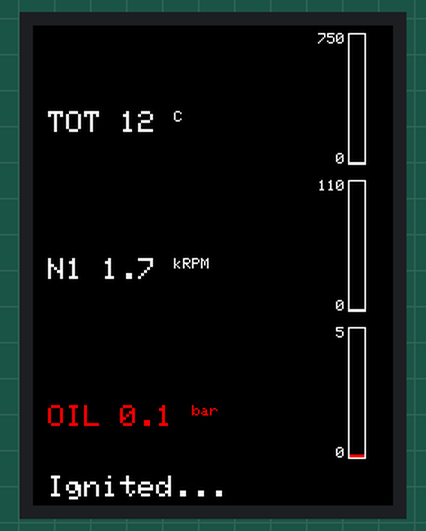
Simulated run of this sketch. Board: ESP32. Parts: 240×320 colour display. Random numbers use the default seed unless the sketch sets one.

Above: at 0.3 s.
At 2.51 s:
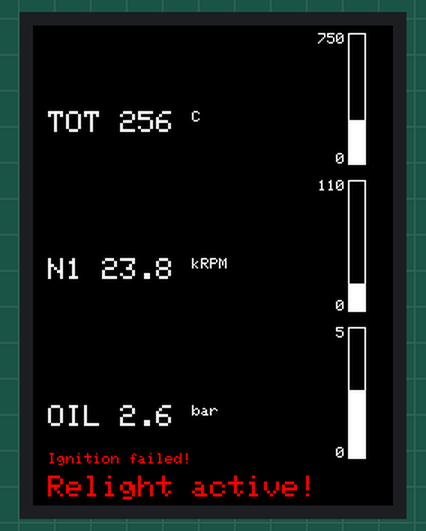
At 4.85 s:
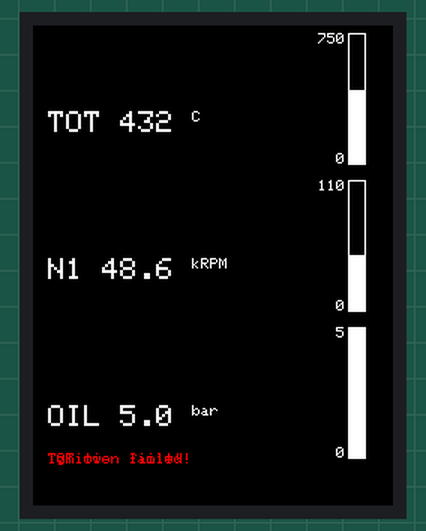
At 9.26 s:
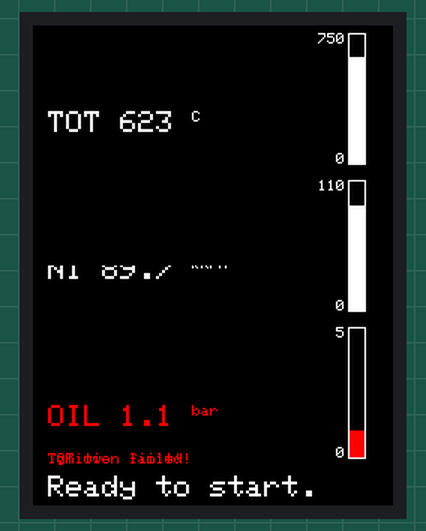
At 19.98 s:
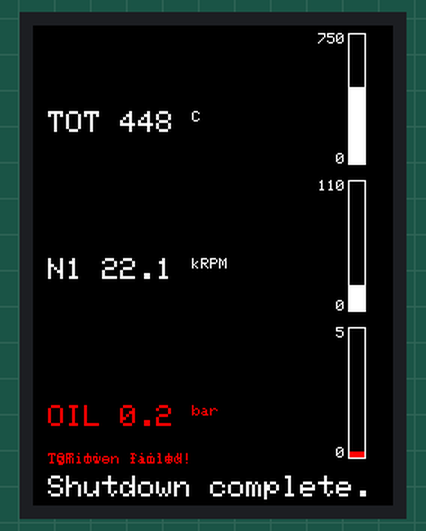
At 39.75 s:
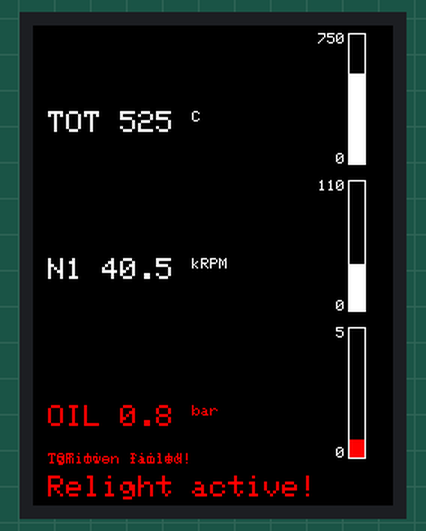

The sketch:

InstrumentEsp32_ILI9341_V2.ino
```cpp
#include <Adafruit_GFX.h>
#include <Adafruit_ILI9341.h>

//
// Use board serial pins(tx, rx)
// Set demo mode to 0 to read data from serial
bool demoMode = 1;

// Define ILI9341 pins
#define TFT_CS    15
#define TFT_RST   4
#define TFT_DC    2
Adafruit_ILI9341 tft = Adafruit_ILI9341(TFT_CS, TFT_DC, TFT_RST);

// Value ranges
const int MAX_TOT = 750;       // TOT maximum value
const int MAX_N1 = 110;        // N1 maximum value in kRPM (110,000 RPM / 1000)
const int MAX_OIL = 5;         // Oil pressure maximum value

// Alarm limits
const int TOT_LIMIT = 650;
const int N1_LIMIT = 90000;
const float OIL_LIMIT = 2.0;

// Constants for ui
const int BAR_X_LOC = 210;
const int BAR_WIDTH = 12;
const int BAR_HEIGHT = 88;
const int TOT_POS = 5;
const int N1_POS = 103;
const int OIL_POS = 201;
const float VALUE_POS = 0.6;

// Current and previous values
int tot = 0, prevTot = -1;
int n1 = 0, prevN1 = -1;
float oil = 0.0, prevOil = -1.0;
String status = "";
String prevStatus = "";
unsigned long criticalStatusStartTime = 0;
bool blinkState = 0;
int blinkCounter = 0;

// Function prototypes
void updateValues();
void updateValuesDemo();
void updateScreen();
void drawVerticalBar(int x, int y, int width, int height, float value, float maxValue, uint16_t normalColor, uint16_t warningColor, uint16_t colorVar);
void updateStatus();
void drawVerticalBarOutLine(int x, int y, int width, int height, float maxValue);

void setup() {
  Serial.begin(115200);
  tft.begin();
  tft.setRotation(0); // Vertical orientation
  tft.fillScreen(ILI9341_BLACK);

  // Draw static parts of the screen (labels, bar outlines)
  tft.setTextSize(2);
  tft.setTextColor(ILI9341_WHITE);

  // Draw TOT Label
  tft.setCursor(10, TOT_POS + (BAR_HEIGHT * VALUE_POS));
  tft.print("TOT");

  // Draw N1 Label
  tft.setCursor(10, N1_POS + (BAR_HEIGHT * VALUE_POS));
  tft.print("N1");

  // Draw Oil Pressure Label
  tft.setCursor(10, OIL_POS + (BAR_HEIGHT * VALUE_POS));
  tft.print("OIL");

  drawVerticalBarOutLine(BAR_X_LOC, TOT_POS, BAR_WIDTH, BAR_HEIGHT, MAX_TOT);
  drawVerticalBarOutLine(BAR_X_LOC, N1_POS, BAR_WIDTH, BAR_HEIGHT, MAX_N1);
  drawVerticalBarOutLine(BAR_X_LOC, OIL_POS, BAR_WIDTH, BAR_HEIGHT, MAX_OIL);
}

void loop() {

  // Simulate changes in values
  if (demoMode){
    updateValuesDemo();
  }
  else{
    updateValues();
  }

  // Update only changed areas
  updateScreen();

  if (blinkCounter > 1) {
    blinkState = !blinkState;
    blinkCounter = 0;
  }
  else{
    blinkCounter++;
  }

  delay(100); // Refresh rate
}

void updateStatus() {
  if (criticalStatusStartTime != 0) {
    if (millis() - criticalStatusStartTime > 5000) {
      criticalStatusStartTime = 0;
      tft.fillRect(10, 285, 180, 20, ILI9341_BLACK);
    }
  }
}

void updateScreen() {
  // TOT
  if (tot != prevTot) {
    uint16_t colorVar = (tot > TOT_LIMIT) ? ILI9341_RED : ILI9341_WHITE;
    // Alternate between showing the value and a black box if the color is red
    if (colorVar == ILI9341_RED && blinkState) {
      // Draw black box to "hide" the value
      tft.fillRect(10, 60, 120, 20, ILI9341_BLACK);
    }
    else{
    tft.setTextColor(colorVar, ILI9341_BLACK);
    tft.setTextSize(2);
    tft.setCursor(10, TOT_POS + (BAR_HEIGHT * VALUE_POS));
    tft.print("TOT ");
    tft.printf("%d", tot);
    tft.print(" ");
    tft.setTextSize(1);
    tft.print("C  ");
    drawVerticalBar(BAR_X_LOC, TOT_POS, BAR_WIDTH, BAR_HEIGHT, tot, MAX_TOT, ILI9341_WHITE, ILI9341_RED, colorVar);
    prevTot = tot;
    }
  }


  // N1
  if (n1 != prevN1) {
    uint16_t colorVar = (n1 > N1_LIMIT) ? ILI9341_RED : ILI9341_WHITE;
    // Alternate between showing the value and a black box if the color is red
    if (colorVar == ILI9341_RED && blinkState) {
      // Draw black box to "hide" the value
      tft.fillRect(10, 140, 140, 20, ILI9341_BLACK);
    }
    else {
      tft.setTextColor(colorVar, ILI9341_BLACK);
      tft.setTextSize(2);
      tft.setCursor(10, N1_POS + (BAR_HEIGHT * VALUE_POS));
      tft.print("N1 ");
      tft.printf("%.1f", n1 / 1000.0);
      tft.print(" ");
      tft.setTextSize(1);
      tft.print("kRPM   ");
      drawVerticalBar(BAR_X_LOC, N1_POS, BAR_WIDTH, BAR_HEIGHT, n1 / 1000.0, MAX_N1, ILI9341_WHITE, ILI9341_RED, colorVar);
      prevN1 = n1;
    }
  }

  // Oil Pressure
  if (oil != prevOil) {
    uint16_t colorVar = (oil < OIL_LIMIT) ? ILI9341_RED : ILI9341_WHITE;
     // Alternate between showing the value and a black box if the color is red
    if (colorVar == ILI9341_RED && blinkState) {
      // Draw black box to "hide" the value
      tft.fillRect(10, 220, 120, 20, ILI9341_BLACK);
    }
    else {
      tft.setTextColor(colorVar, ILI9341_BLACK);
      tft.setTextSize(2);
      tft.setCursor(10, OIL_POS + (BAR_HEIGHT * VALUE_POS));
      tft.print("OIL ");
      tft.printf("%.1f", oil);
      tft.print(" ");
      tft.setTextSize(1);
      tft.print("bar  ");
      drawVerticalBar(BAR_X_LOC, OIL_POS, BAR_WIDTH, BAR_HEIGHT, oil, MAX_OIL, ILI9341_WHITE, ILI9341_RED, colorVar);
      prevOil = oil;
    }
  }

  // Status
  if (status != prevStatus) {
    tft.fillRect(10, 300, 360, 20, ILI9341_BLACK); // Clear previous status
    tft.setCursor(10, 300);
    tft.setTextSize(2);
    uint16_t color = ILI9341_WHITE;
    if (status == "1") {
      color = ILI9341_GREEN;
    }
    else if (status == "2" || status == "10" || status == "11") {
      color = ILI9341_RED;
    }
    tft.setTextColor(color);

    // Status codes
    if (status == "1") tft.print("Running");
    else if (status == "2") tft.print("Relight active!");
    else if (status == "3") tft.print("Standby");
    else if (status == "4") tft.print("Ready to start.");
    else if (status == "5") tft.print("Stop switch active!");
    else if (status == "6") tft.print("Starting...");
    else if (status == "7") tft.print("Ignited...");
    else if (status == "8") tft.print("Shutting down.");
    else if (status == "9") tft.print("Shutdown complete.");
    else if (status == "10" || status == "11") { // If special status is active
      criticalStatusStartTime = millis();
      tft.setTextSize(1);
      tft.setCursor(10, 285);
      if (status == "10") tft.print("Ignition failed!");
      else if (status == "11") tft.print("TOT over limit!");
      tft.setTextSize(2);
    }
  }
  prevStatus = status;
  updateStatus();
}

// Function to draw a vertical bar (optimized for partial updates)
void drawVerticalBar(int x, int y, int width, int height, float value, float maxValue, uint16_t normalColor, uint16_t warningColor, uint16_t colorVar) {
  static float lastValue[3] = {0, 0, 0}; // Store previous values for 3 bars
  static uint16_t lastColor[3] = {0, 0, 0}; // Store previous colors for 3 bars

  int barIndex = (y == TOT_POS) ? 0 : (y == N1_POS) ? 1 : 2; // Identify bar by y-position
  height = height - 2;
  y = y + 2;

  // Restrict the value to the max value
  if (value > maxValue) value = maxValue;

  // Calculate new and old bar heights
  int newBarHeight = (value / maxValue) * height;
  int oldBarHeight = (lastValue[barIndex] / maxValue) * height;

  // Check if the color has changed
  if (colorVar != lastColor[barIndex]) {
    // Clear and redraw the entire bar
    tft.fillRect(x + 1, y + 1, width - 2, height - 2, ILI9341_BLACK);
    tft.fillRect(x + 1, y + height - newBarHeight - 1, width - 2, newBarHeight, colorVar);
  } else {
    // Only update changed pixels
    if (newBarHeight > oldBarHeight) {
      // Add new pixels
      tft.fillRect(x + 1, y + height - newBarHeight - 1, width - 2, newBarHeight - oldBarHeight, colorVar);
    } else if (newBarHeight < oldBarHeight) {
      // Remove excess pixels (clear only the difference)
      tft.fillRect(x + 1, y + height - oldBarHeight - 1, width - 2, oldBarHeight - newBarHeight, ILI9341_BLACK);
    }
  }

  // Store current value and color for next update
  lastValue[barIndex] = value;
  lastColor[barIndex] = colorVar;
}

// Function to draw a vertical bar outline (keeps the outline intact)
void drawVerticalBarOutLine(int x, int y, int width, int height, float maxValue) {
  // Draw bar outline
  tft.drawRect(x, y, width, height, ILI9341_WHITE);

  // Draw min and max values (without decimals)
  tft.setTextSize(1);
  tft.setTextColor(ILI9341_WHITE);

  // Min value at the bottom of the bar
  tft.setCursor(x - 20 , y + height - 8);
  tft.print("  0");

  // Max value at the top of the bar
  tft.setCursor(x - 20, y);
  if (maxValue == MAX_TOT) {
    tft.print("750"); // Max value for TOT
  } else if (maxValue == MAX_N1) {
    tft.print("110"); // Max value for N1 in kRPM
  } else {
    tft.print("  5"); // Max value for Oil Pressure
  }

  // Reset font size to 2 for other text
  tft.setTextSize(2);
}


void updateValues() { // Version of updateValues to read actual data
  while (Serial.available()) {
    String receivedData = Serial.readStringUntil('\n'); // Read a line from Serial
    receivedData.trim(); // Remove any extra whitespace or newlines

    if (receivedData.startsWith("P:")) {
      oil = receivedData.substring(2).toFloat(); // Extract and convert Oil Pressure
    }
    else if (receivedData.startsWith("T:")) {
      tot = receivedData.substring(2).toInt(); // Extract and convert TOT
    }
    else if (receivedData.startsWith("R:")) {
      n1 = receivedData.substring(2).toInt(); // Extract and convert RPM
    }
    else if (receivedData.startsWith("S:")) {
      status = receivedData.substring(2); // Extract Status as a string
    }
  }
}

void updateValuesDemo() { // Version of updateValues to simulate changes
  static int totDir = 1;
  static int n1Dir = 1;
  static int oilDir = 1;
  // Simulate TOT (0 to 750)
  int change = random(5, 20) * totDir; // Random step in current direction
  tot += change;

  if (tot >= MAX_TOT) {
    tot = MAX_TOT;
    totDir = -1;  // Reverse direction
  }
  if (tot <= 0) {
    tot = 0;
    totDir = 1;  // Start increasing again
  }

  // Simulate N1 RPM (0 to 100000)
  int changeN1 = random(500, 2000) * n1Dir;
  n1 += changeN1;

  if (n1 >= MAX_N1 * 1000) {
    n1 = MAX_N1 * 1000;
    n1Dir = -1;
  }
  if (n1 <= 0) {
    n1 = 0;
    n1Dir = 1;
  }

  // Simulate Oil Pressure (0 to 4 bar)
  float changeOil = random(5, 20) / 100.0 * oilDir;
  oil += changeOil;

  if (oil >= MAX_OIL) {
    oil = MAX_OIL;
    oilDir = -1;
  }
  if (oil <= 0) {
    oil = 0;
    oilDir = 1;
  }


  // Randomly set status to be a string between "1" and "11"
  status = String(random(1, 12));  // Generates a number between 1 and 11, converts to string
}
```
